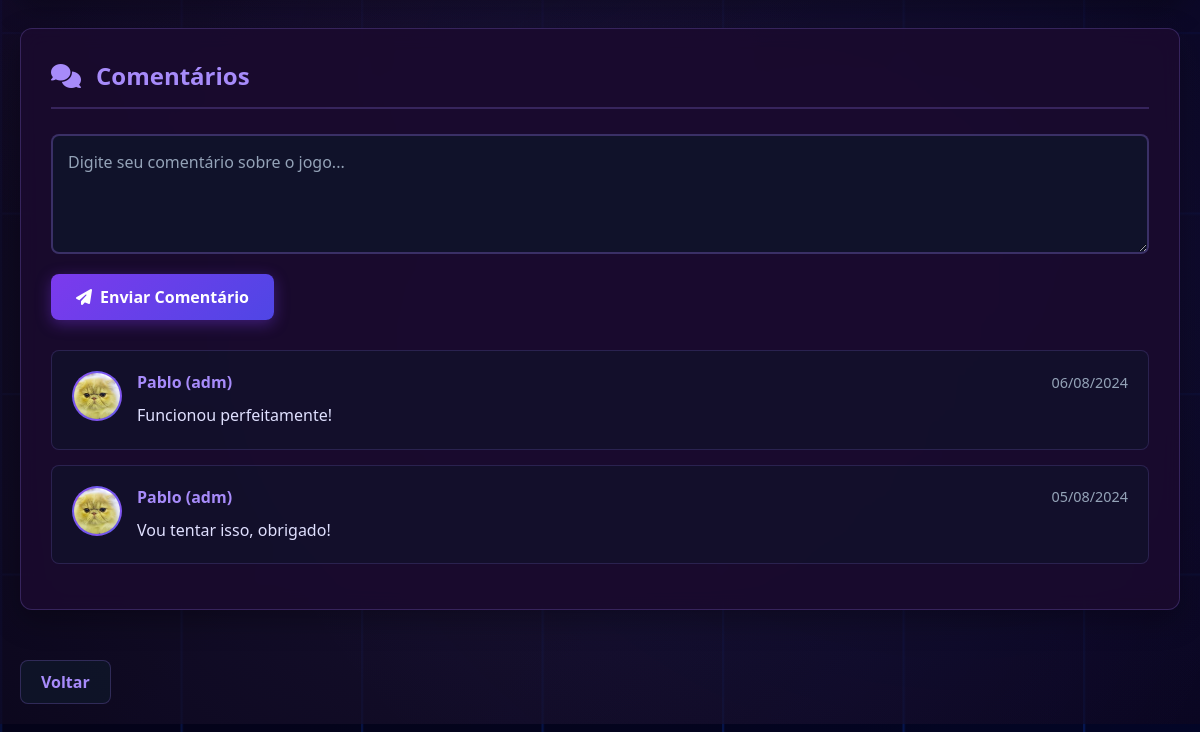
Page /jogo.php?id=1 (signed in, lower part) on the earlier database version.
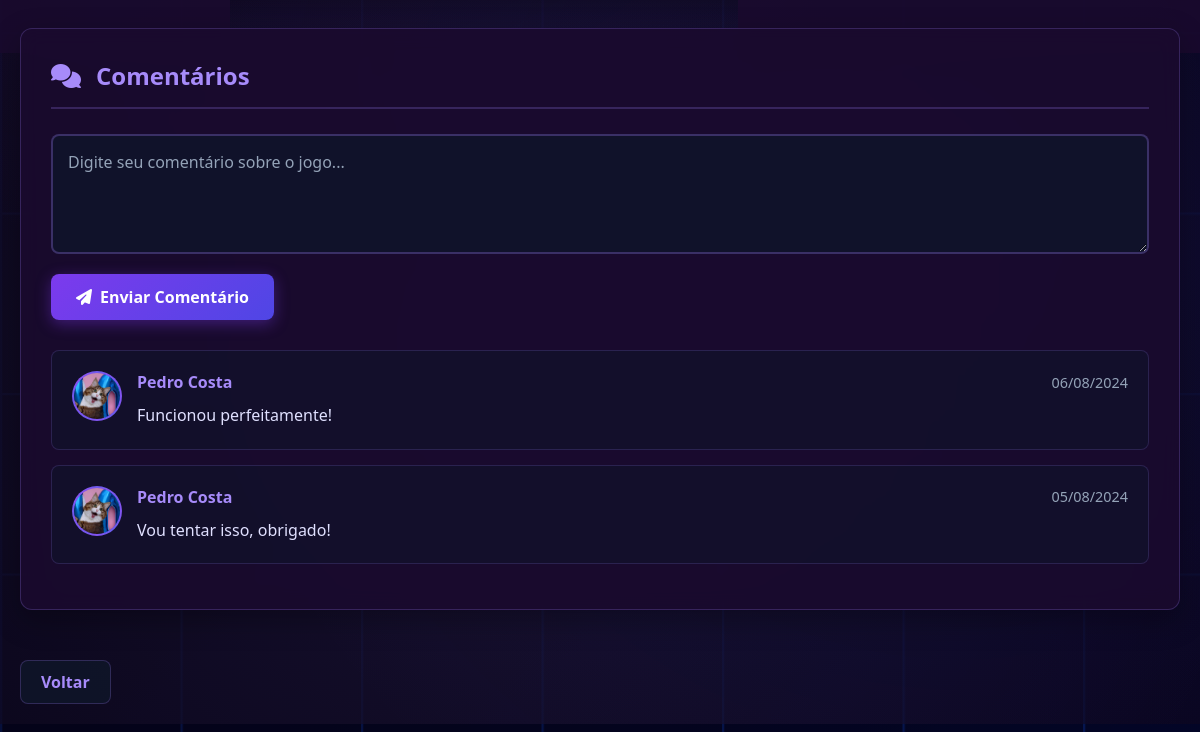
Same page on the later database version.
### tables this page shows
CREATE TABLE IF NOT EXISTS `comentario` (
  `idcomentario` INT NOT NULL AUTO_INCREMENT,
  `comentario` VARCHAR(255) NOT NULL,
  `criado` DATE NOT NULL,
  `post_forun_idpost_forun` INT NOT NULL,
  `post_forun_usuario_idusuario` INT NOT NULL,
  `post_forun_topico_forun_idtopico_forun` INT NOT NULL,
  PRIMARY KEY (`idcomentario`, `post_forun_idpost_forun`, `post_forun_usuario_idusuario`, `post_forun_topico_forun_idtopico_forun`),
  INDEX `fk_comentario_post_forun1_idx` (`post_forun_idpost_forun` ASC, `post_forun_usuario_idusuario` ASC, `post_forun_topico_forun_idtopico_forun` ASC) VISIBLE,
  UNIQUE INDEX `idcomentario_UNIQUE` (`idcomentario` ASC) VISIBLE,
  CONSTRAINT `fk_comentario_post_forun1`
    FOREIGN KEY (`post_forun_idpost_forun` , `post_forun_usuario_idusuario` , `post_forun_topico_forun_idtopico_forun`)
    REFERENCES `post_forun` (`idpost_forun` , `usuario_idusuario` , `topico_forun_idtopico_forun`)
    ON DELETE CASCADE
    ON UPDATE NO ACTION);

CREATE TABLE IF NOT EXISTS `usuario` (
  `idusuario` INT NOT NULL AUTO_INCREMENT,
  `nome` VARCHAR(45) NOT NULL,
  `gmail` VARCHAR(100) NOT NULL,
  `senha` VARCHAR(200) NOT NULL,
  `foto` VARCHAR(255) NULL,
  `tipo` CHAR(1) NOT NULL,
  PRIMARY KEY (`idusuario`),
  UNIQUE INDEX `idusuario_UNIQUE` (`idusuario` ASC) VISIBLE);

### controle/funcoes.php (called while the page is built, shortened)
<?php
function buscarComentariosJogo($conexao, $idjogo)
{
    $sql = "SELECT c.*, u.nome as usuario_nome, u.foto as usuario_foto
            FROM comentario c
            JOIN usuario u ON c.post_forun_usuario_idusuario = u.idusuario
            JOIN post_forun pf ON c.post_forun_idpost_forun = pf.idpost_forun
            JOIN topico_forun tf ON pf.topico_forun_idtopico_forun = tf.idtopico_forun
            WHERE tf.jogo_idjogo1 = ?
            ORDER BY c.criado DESC";
    $stmt = mysqli_prepare($conexao, $sql);
    mysqli_stmt_bind_param($stmt, "i", $idjogo);
    mysqli_stmt_execute($stmt);
    $result = mysqli_stmt_get_result($stmt);
    $comentarios = [];
    while ($comentario = mysqli_fetch_assoc($result)) {
        $comentarios[] = $comentario;
    }
    return $comentarios;
}
?>

### public/jogo.php (the view, shortened to what this page needs)
<?php
require_once "../controle/conexao.php";
require_once "../controle/funcoes.php";
$idjogo = intval($_GET['id']);
$comentarios = buscarComentariosJogo($conexao, $idjogo);
?>
<!DOCTYPE html>
<html lang="pt-br">
<head>
    <link rel="stylesheet" href="https://cdnjs.cloudflare.com/ajax/libs/font-awesome/6.4.0/css/all.min.css">
    <link rel="stylesheet" href="./estilo/cabeçalho.css">
    <link rel="stylesheet" href="./estilo/estilo_jogo.css">
</head>
<body>
    <?php include 'cabeçalho.php'; ?>
    <div class="container">
        <div class="comments-section">
            <div class="section-title">
                <i class="fas fa-comments"></i>
                <h2>Comentários</h2>
            </div>
            <div class="comment-form">
                <form method="POST" action="">
                    <textarea name="comentario" id="comentario" required placeholder="Digite seu comentário sobre o jogo..."></textarea>
                    <button type="submit" class="btn">
                        <i class="fas fa-paper-plane"></i> Enviar Comentário
                    </button>
                </form>
            </div>
            <?php if (count($comentarios) > 0): ?>
                <?php foreach ($comentarios as $comentario): ?>
                    <div class="comment">
                        <div class="comment-avatar">
                            <?php if (!empty($comentario['usuario_foto'])): ?>
                                <img src="../controle/fotos/<?php echo $comentario['usuario_foto']; ?>" alt="<?php echo $comentario['usuario_nome']; ?>">
                            <?php else: ?>
                                <?php echo strtoupper(substr($comentario['usuario_nome'], 0, 1)); ?>
                            <?php endif; ?>
                        </div>
                        <div class="comment-content">
                            <div class="comment-header">
                                <div class="comment-user"><?php echo htmlspecialchars($comentario['usuario_nome']); ?></div>
                                <div class="comment-date"><?php echo date('d/m/Y', strtotime($comentario['criado'])); ?></div>
                            </div>
                            <div class="comment-text">
                                <?php echo htmlspecialchars($comentario['comentario']); ?>
                            </div>
                        </div>
                    </div>
                <?php endforeach; ?>
            <?php endif; ?>
        </div>
        <a href='jogos.php' class='back-button'>Voltar</a>
    </div>
</body>
</html>

Differences in the rows shown:
removed comentario: usuario.foto (picture), usuario.nome "Pablo (adm)", criado "06/08/2024", comentario "Funcionou perfeitamente!"
removed comentario: usuario.foto (picture), usuario.nome "Pablo (adm)", criado "05/08/2024", comentario "Vou tentar isso, obrigado!"
added comentario: usuario.foto (picture), usuario.nome "Pedro Costa", criado "06/08/2024", comentario "Funcionou perfeitamente!"
added comentario: usuario.foto (picture), usuario.nome "Pedro Costa", criado "05/08/2024", comentario "Vou tentar isso, obrigado!"
